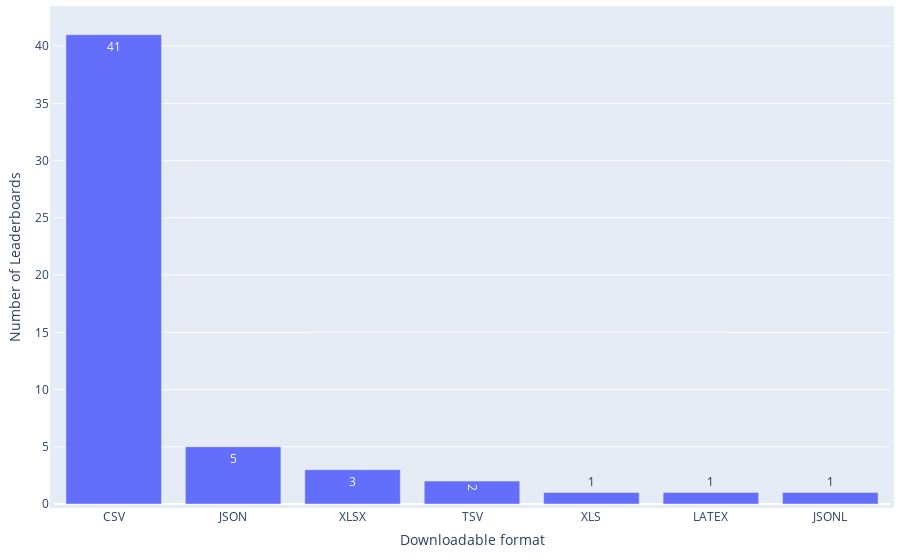

Notebook source saved alongside this figure:
### Code cell
df = pd.read_csv(path_meta / 'leaderboard_processed.csv')
df['Downloadable format'] = df['Downloadable format'].apply(ast.literal_eval)
print(f"{round(len(df[df['Downloadable format'].map(len) > 0])/len(df)*100,2)}% ({len(df[df['Downloadable format'].map(len) > 0])} out of {len(df)}) leaderboard systems provide downloadable format of the leaderboards.")

df = df[df['Downloadable format'].map(len) > 0]
df_split = df.explode('Downloadable format')['Downloadable format'].value_counts().reset_index(name='Frequency')
print(f"{df_split['Downloadable format'].iloc[0]} is the most popular storage format of leaderboards, accounting for {round(df_split['Frequency'].iloc[0]/len(df)*100,2)}% ({df_split['Frequency'].iloc[0]} out of {len(df)}) downloadable leaderboard systems.")
df_split['Weight'] = 1

statistics = {
    'Distribution': 'Leaderboard Systems across Downloadable Formats',
    'Mean': np.mean(df_split['Frequency']),
    'Median': np.median(df_split['Frequency']),
    'IQR': df_split['Frequency'].quantile(0.75) - df_split['Frequency'].quantile(0.25),
    'Gini Coefficient': ineqpy.inequality.gini(data=df_split, income='Frequency', weights='Weight'),
}
df_statistics = pd.read_csv(path_meta / 'leaderboard_statistics.csv')
df_statistics = pd.concat([df_statistics, pd.DataFrame([statistics])], ignore_index=True)
df_statistics.drop_duplicates(subset=['Distribution'], keep='last', inplace=True)
df_statistics.sort_values(by='Distribution', inplace=True)
df_statistics.to_csv(path_meta / 'leaderboard_statistics.csv', index=False)

fig = px.bar(
    x=df_split['Downloadable format'],
    y=df_split['Frequency'],
    text_auto=True,
    labels={'x': 'Downloadable format', 'y': 'Number of Leaderboards'},
)
# Update the layout for a tighter look
fig.update_layout(
    autosize=True,
    margin=dict(
        l=10,  # Left margin
        r=10,  # Right margin
        b=10,  # Bottom margin
        t=10,  # Top margin
        pad=4  # Padding between the plot and the margin
    )
)
fig.show()

### Figure 1 — Plotly figure (JSON) as saved in the notebook; plotly's stock layout.template omitted (floating-point values rounded to 4 significant figures)
{"data": [{"alignmentgroup": "True", "hovertemplate": "Downloadable format=%{x}<br>Number of Leaderboards=%{y}<extra></extra>", "legendgroup": "", "marker": {"color": "#636efa", "pattern": {"shape": ""}}, "name": "", "offsetgroup": "", "orientation": "v", "showlegend": false, "textposition": "auto", "texttemplate": "%{y}", "type": "bar", "x": ["CSV", "JSON", "XLSX", "TSV", "XLS", "LATEX", "JSONL"], "xaxis": "x", "y": [41, 5, 3, 2, 1, 1, 1], "yaxis": "y"}], "layout": {"autosize": true, "barmode": "relative", "legend": {"tracegroupgap": 0}, "margin": {"b": 10, "l": 10, "pad": 4, "r": 10, "t": 10}, "xaxis": {"anchor": "y", "domain": [0, 1], "title": {"text": "Downloadable format"}}, "yaxis": {"anchor": "x", "domain": [0, 1], "title": {"text": "Number of Leaderboards"}}}}
